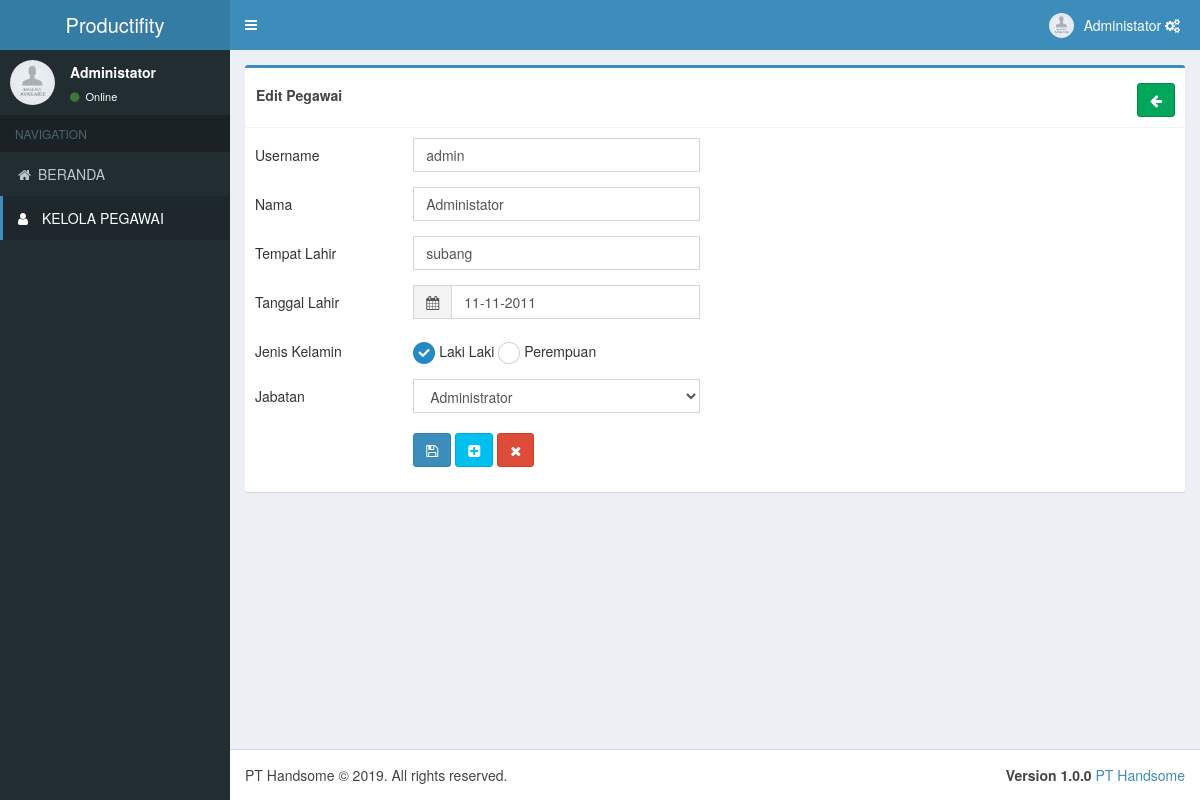
Screenshot of /index.php?pegawai-form-edit-20190916084640 (signed in) with the database file from the repository.
### tables this page shows
CREATE TABLE `pegawai` (
  `RegPegawai` char(16) NOT NULL,
  `IdLevel` int(6) DEFAULT NULL,
  `IdLine` int(11) DEFAULT NULL,
  `Username` char(60) DEFAULT NULL,
  `Password` char(50) DEFAULT NULL,
  `Nama` varchar(100) DEFAULT NULL,
  `Gender` enum('L','P') DEFAULT 'L',
  `TempatLahir` varchar(200) DEFAULT NULL,
  `TanggalLahir` date DEFAULT '2000-01-01'
);

### common/link.php (called while the page is built, shortened)
<?php
$URL=$_SERVER['QUERY_STRING'];
$PURL=explode("-",$URL);
$folder=$PURL['0'];
$file=$PURL['1'];
$v1=$PURL['2'];
$v2=$PURL['3'];
if(!empty($folder) and (is_dir("pages/$folder") and !empty($file) and file_exists("pages/$folder/$file.php")))
{
    include("pages/$folder/$file.php");
    $Konten=$Komponen->CardBody($JdKonten,$TKonten,$Konten,$WarnaCardBody);
}
else
{
    include("pages/beranda.php");
    $JdSite="$JdSite - $JdSiteTam";
    $Konten=$Komponen->CardBody($JdKonten,$TKonten,$Konten,$WarnaCardBody);
}
?>

### common/Query.php (called while the page is built, shortened)
<?php
class Query{
	public $kon;
	function __construct($kon)
	{
		$this->kon=$kon;
	}
	function TampilSatu($Field="",$Table="",$Syarat="")
	{
		if($Syarat==""){$syarat="";}else{$syarat="WHERE $Syarat";}
		if($Field==""){$field="";}else{$field=", $Field";}
		return mysqli_fetch_array(mysqli_query($this->kon,"SELECT * $field FROM $Table $syarat"));
	}
	function TampilSemua($Field="",$Table="",$Syarat="", $Sort="")
	{
		if($Syarat==""){$syarat="";}else{$syarat=" WHERE $Syarat";}
		if($Field==""){$field="";}else{$field=", $Field";}
		if($Sort==""){$Sort="";}else{$Sort="order by $Sort";}
		return mysqli_query($this->kon,"SELECT * $field FROM $Table $syarat $Sort");
	}
}
$Query=new Query($kon);
?>

### pages/pegawai/form.php (the view, shortened to what this page needs)
<?php
	$DPegawai = mysqli_fetch_assoc($Query->TampilSemua("","pegawai","RegPegawai=$v2"));
	if($v1=="edit"){
		$username = $DPegawai['Username'];
		$nama = $DPegawai['Nama'];
		$tmplahir = $DPegawai['TempatLahir'];
		$tgllahir = date("d-m-Y", strtotime($DPegawai['TanggalLahir']));;
		$jkelamin = $DPegawai['Gender'];
		$jabatan = $DPegawai['IdLevel'];
	}
	$Bsimpan = "<button type='submit' name='simpan' class='btn btn-md btn-primary' style='margin-top:5px' data-toggle='tooltip' title='Simpan'><i class='fa fa-floppy-o'></i></button>";
	$Bbaru = $Komponen->TombolLink("info","md","fa-plus-square","Baru","?pegawai-form-tambah","");
	$Bbatal = $Komponen->TombolLink("danger","md","fa-times","Batal","?pegawai-daftar","");
	if($v1=="tambah"){
		$JdSiteTam = "Tambah Pegawai";
		if($v2=="baru"){
			$dsbl = "disabled";
			$btnForm = "$Bbaru";
		}
		else{
			$btnForm = "$Bsimpan $Bbatal";
		}
	}
	else if($v1=="edit"){
		$btnForm = "$Bsimpan $Bbaru $Bbatal";
	}
	$Dlevel = $Query->TampilSemua("","level","");
	if($jkelamin=="L"){
		$lcheck = "checked";
	}
	while($level = mysqli_fetch_assoc($Dlevel)){
		if($jabatan==$level['IdLevel']){
			$Jopt .= "<option value='{$level['IdLevel']}' selected>{$level['NamaLevel']}</option>";
		}
		else{
			$Jopt .= "<option value='{$level['IdLevel']}'>{$level['NamaLevel']}</option>";
		}
	}
	$radio = $Komponen->InputRadioCheck("radio","Laki Laki","jenisKelamin","L","$lcheck $dsbl required")." ".$Komponen->InputRadioCheck("radio","Perempuan","jenisKelamin","P","$pcheck $dsbl required");
	$Jselect = "
	<select name='jabatan' id='jabatan' class='form-control select2 custom-select' onchange='shline()' $dsbl required>
	    <option>------ Jabatan ------</option>
	    $Jopt
	</select>
	";
	$Dline = $Query->TampilSemua("","line","","");
	while($line = mysqli_fetch_assoc($Dline)){
		if($DPegawai['IdLine']==$line['IdLine']){
			$Lopt .= "<option value='{$line['IdLine']}' selected>{$line['NamaLine']}</option>";
		}
		else{
			$Lopt .= "<option value='{$line['IdLine']}'>{$line['NamaLine']}</option>";
		}
	}
	$Lselect = "
	<select name='line' class='form-control select2 custom-select' style='width:100%' $dsbl>
		<option value='0'>Line</option>
		$Lopt
	</select>
	";
	$JdKonten = ucfirst($v1)." Pegawai";
	$TKonten = $Komponen->TombolLink("success","md","fa-arrow-left","Kembali","?pegawai-daftar","");
	$Konten = "
	$alert
	<form method='post'  enctype='multipart/form-data' class='form-horizontal' autocomplete='off'>
		<div class='form-group'>
			<label class='col-sm-2 control-label'><span class='pull-left' style='font-weight:normal'>Username</span></label>
			<div class='col-sm-4'>
				<input class='form-control' type='text' value='$username' name='username' $dsbl required>
			</div>
		</div>
		<div class='form-group'>
			<label class='col-sm-2 control-label'><span class='pull-left' style='font-weight:normal'>Nama</span></label>
			<div class='col-sm-4'>
				<input class='form-control' type='text' value='$nama' name='nama' $dsbl required>
			</div>
		</div>
		<div class='form-group'>
			<label class='col-sm-2 control-label'><span class='pull-left' style='font-weight:normal'>Tempat Lahir</span></label>
			<div class='col-sm-4'>
				<input class='form-control' type='text' value='$tmplahir' name='tmplahir' $dsbl required>
			</div>
		</div>
		<div class='form-group'>
			<label class='col-sm-2 control-label'><span class='pull-left' style='font-weight:normal'>Tanggal Lahir</span></label>
			<div class='col-sm-4'>
				<div class='input-group'>
					<span class='input-group-addon' style='background:#f3f3f3'><i class='fa fa-calendar'></i></span>
					<input class='form-control' type='text' value='$tgllahir' name='tgllahir' id='Date' placeholder='dd-mm-yyyy' $dsbl required>
				</div>
			</div>
		</div>
		<div class='form-group'>
			<label class='col-sm-2 control-label'><span class='pull-left' style='font-weight:normal'>Jenis Kelamin</span></label>
			<div class='col-sm-4'>
				$radio
			</div>
		</div>
		<div class='form-group'>
			<label class='col-sm-2 control-label'><span class='pull-left' style='font-weight:normal'>Jabatan</span></label>
			<div class='col-sm-4'>
				$Jselect
			</div>
		</div>
				$Lselect
		<div class='form-group'>
			<label class='col-sm-2 control-label'><span class='pull-left' style='font-weight:normal'></span></label>
			<div class='col-sm-4'>
				$btnForm
			</div>
		</div>
	</form>
	";
?>

### config-site.php (shortened to what this page needs)
<?php
$user = $Query->TampilSatu("","pegawai","RegPegawai='{$_SESSION['idUser']}'");
$FYear="2019";
$FVersion="<strong>Version 1.0.0</strong>";
$FSupport="<a href='' style='text-decoration:none'>PT Handsome</a>";
$FInstansi="PT Handsome";
$SHeaderLong="Productifity";
$NHImages="images/avatar-5.jpg";
$NHName=$user['Nama'];
$SkinDashboard="blue";
$WarnaCardBody="primary";
?>

### common/Komponen.php (shortened to what this page needs)
<?php
class Komponen{
	function TombolLink($Warna="",$Uk="",$Icon="",$Title="",$Target="",$Popup="",$style="")
	{
		if($Popup!="")
		{
			$uk=explode("x",$Popup);
			$popup="target='popup' onclick=\"popup({$uk[0]},{$uk[1]},{$uk[2]})\"";
		}
		else
		{
			$popup="";
		}
		$title=($Title=="")?"":"title='$Title'";
		if($Icon!="")
		{
			$PIcon=explode("-",$Icon);
			if($PIcon[0]=="fa")
			{
				$icon="<i class='fa $Icon' $fontsize></i>";
				$tooltip="data-toggle='tooltip'";
			}
			else
			{
				$icon=$Icon;
			}
		}
		else
		{
			$icon="";
		}
		return "<a href='$Target' class='btn btn-$Uk btn-$Warna' $title $popup $tooltip style='margin-top:5px;$style'>$icon</a>";
	}
	function CardBody($Kiri="",$Kanan="",$konten="",$Warna="")
	{
		return "
			<div class='box box-$Warna'>
				<div class='box-header with-border'>
					<div class='row'>
						<div class='col-xs-6' style='padding: 7px 0px 8px 16px'><strong>$Kiri</strong></div>
						<div class='col-xs-6 text-right'>$Kanan</div>
					</div>
				</div>
				<div class='box-body'>
					$konten
				</div>
			</div>
		";
	}
	function NamaDepan($Nama="",$Jml="")
	{
		$PNama=explode(" ",$Nama);
		for($i=0;$i<$Jml;$i++)
		{
			return $PNama[$i]." ";
		}
	}
	function NavMenu($Menu="",$folder="",$file="")
	{
		$PUMenu=explode(" |",$Menu);
		foreach($PUMenu as $ArUMenu)
		{
			$PUMenuSub=explode(" >> ",$ArUMenu);
			$JPUMenuSub=count($PUMenuSub);
			if($JPUMenuSub==1)
			{
				$ArIUMenu=explode(" > ",$ArUMenu);
				$AMenu=substr($ArIUMenu['2'],1,strlen($ArIUMenu['2']));
				$PAMenu=explode("-",$AMenu);
				$PLabel=explode("/",$ArIUMenu['3']);
				if($ArIUMenu['3']!=""){
					$label="
						<span class='pull-right-container'>
							<span class='label pull-right bg-".trim($PLabel['1'])."'>".trim($PLabel['0'])."</span>
						</span>";
				}
				$HMenu.="
				<li class='";
					if(!empty($folder) and (is_dir("pages/$folder") and !empty($file) and file_exists("pages/$folder/$file.php")))
					{
						if($folder==$PAMenu['0'])
						{
							$HMenu.="active";
						}
					}
					else
					{
						$AcDefault="active";
					}
				$HMenu.="'>
					<a href='".trim($ArIUMenu['2'])."'>
					<i class='fa fa-".trim($ArIUMenu['0'])."'></i>
						<span>".trim($ArIUMenu['1'])."</span>
						$label
					</a>
				</li>
				";
			}
		}
		return
		"
		<li class='$AcDefault'>
			<a href='index.php'>
				<i class='fa fa-home'></i><span>BERANDA</span>
			</a>
		</li>
		$HMenu
		";
	}
	function InputRadioCheck($type="",$NamaInput="",$var="",$value="",$SCheck="")
	{
		return "
			<label class='control-label' style='font-weight:normal'>
				<input type='$type' name='$var' value='$value' $SCheck>
				$NamaInput
			</label>
		";
	}
}
$Komponen = new Komponen();
?>

### index.php (shortened to what this page needs)
<?php
include("config.php");
include("common/Query.php");
include("common/Komponen.php");
include("config-site.php");
include("common/link.php");
if(strtolower($_SERVER['QUERY_STRING'])=="logout"){
	session_destroy();
	$Komponen->Redirect('');
}
else
{
	if(isset($_SESSION['login'])){
		include("template/dashboard/dashboard.php");
	}
	else{
		include("pages/login.php");
	}
}
?>

### template/dashboard/Plugin.php (shortened to what this page needs)
<?php
$CSS="
<link rel='stylesheet' href='vendor/bootstrap/css/bootstrap.css'>
<link rel='stylesheet' href='vendor/font-awesome/css/font-awesome.css'>
<link rel='stylesheet' href='vendor/ionicons/css/ionicons.css'>
<link rel='stylesheet' href='vendor/datatables/dataTables.bootstrap.css'>
<link rel='stylesheet' href='vendor/iCheck/skins/all.css'>
<link rel='stylesheet' href='vendor/select2/select2.css'>
<link rel='stylesheet' href='vendor/sweetalert-master/src/sweetalert.css'>
<link rel='stylesheet' href='vendor/dashboard/css/AdminLTE.css'>
<link rel='stylesheet' href='vendor/dashboard/css/skins/_all-skins.css'>
<!--[if lt IE 9]>
<script src='https://oss.maxcdn.com/html5shiv/3.7.3/html5shiv.min.js'></script>
<script src='https://oss.maxcdn.com/respond/1.4.2/respond.min.js'></script>
<![endif]-->
<link rel='stylesheet' href='vendor/local/css/stylelocal.css'>
";
?>

### template/dashboard/SidebarHeader.php
<?php
$SidebarHeader="
<a href='index.php' class='logo'>
    <span class='logo-mini'>$SHeaderShort</span>
    <span class='logo-lg'>$SHeaderLong</span>
</a>
";
?>

### template/dashboard/NavbarHeader.php
<?php
$NavbarHeader="
<li class='dropdown user user-menu'>
	<a href='#' class='dropdown-toggle' data-toggle='dropdown'>
		<img src='$NHImages' class='user-image' alt='User Image'>
		<span class='hidden-xs'>$NHName</span>
		<i class='fa fa-gears'></i>
	</a>
	<ul class='dropdown-menu'>
		<li class='user-header'>
			<img src='$NHImages' class='img-circle' alt='User Image'>
			<p>$NHKeterangan</p>
		</li>
		<li class='user-footer'>
			<div class='pull-left'>
				<a href='?profil-form' class='btn btn-default btn-flat'>Edit Profil</a>
			</div>
			<div class='pull-right'>
				<a href='?logout' class='btn btn-default btn-flat'>Sign out</a>
			</div>
		</li>
	</ul>
</li>
";
?>

### template/dashboard/SidebarMenu.php (shortened to what this page needs)
<?php
$NamaShort=$Komponen->NamaDepan($NHName,2);
if($_SESSION['lvl'] == 1 ){
	$LMenu="
		user > KELOLA PEGAWAI > ?pegawai-daftar >
		";
}
$SidebarMenu="
<div class='user-panel'>
	<div class='pull-left image'>
		<img src='$NHImages' class='img-circle' alt='User Image'>
	</div>
	<div class='pull-left info'>
		<p>$NamaShort</p>
		<a href='#'><i class='fa fa-circle text-success'></i> Online</a>
	</div>
</div>
<ul class='sidebar-menu'>
	<li class='header'>NAVIGATION</li>
	".$Komponen->NavMenu($LMenu,$folder,$file)."
</ul>
";
?>

### template/dashboard/Footer.php
<?php
$Footer="
<div class='pull-right hidden-xs'>
  $FVersion $FSupport
</div>
$FInstansi &copy; $FYear. All rights reserved.
";
?>

### template/dashboard/Dashboard.php (shortened to what this page needs)
<?php
include('Plugin.php');
include('SidebarHeader.php');
include('NavbarHeader.php');
include('SidebarMenu.php');
include('Footer.php');
echo "
<!DOCTYPE html>
<html>
	<head>
		<meta charset='utf-8'>
		<meta http-equiv='X-UA-Compatible' content='IE=edge'>
		<title>$JdSite</title>
		<meta content='width=device-width, initial-scale=1, maximum-scale=1, user-scalable=no' name='viewport'>
		$CSS
		<link rel='shortcut icon' href='images/$IcoBrowser'/>
	</head>
	<body class='hold-transition skin-$SkinDashboard fixed sidebar-mini'>
		<div class='wrapper'>
			<header class='main-header'>
				$SidebarHeader
				<nav class='navbar navbar-static-top'>
					<a href='#' class='sidebar-toggle' data-toggle='offcanvas' role='button'>
						<span class='sr-only'>Toggle navigation</span>
						<span class='icon-bar'></span>
						<span class='icon-bar'></span>
						<span class='icon-bar'></span>
					</a>
					<div class='navbar-custom-menu'>
						<ul class='nav navbar-nav'>
							$NavbarHeader
						</ul>
					</div>
				</nav>
			</header>
		  <aside class='main-sidebar'>
			<section class='sidebar'>
			  $SidebarMenu
			</section>
		  </aside>
		  <div class='content-wrapper'>
			<section class='content'>
				$Konten
			</section>
		  </div>
		  <footer class='main-footer'>
			$Footer
		  </footer>
		  <!-- Add the sidebar's background. This div must be placed
			   immediately after the control sidebar -->
		  <div class='control-sidebar-bg'></div>
		</div>
		$Javascript
	</body>
</html>
";
?>

### rows the page displays
pegawai: Nama "Administator", username "admin", nama "Administator", tmplahir "subang", tgllahir "11-11-2011"

### other values shown
$SHeaderLong "Productifity"
$ArIUMenu['1'] "KELOLA PEGAWAI"
$Kiri "Edit Pegawai"
$NamaInput "Laki Laki Perempuan"
$FInstansi "PT Handsome"
$FYear "2019"
form field jabatan "Administrator"
